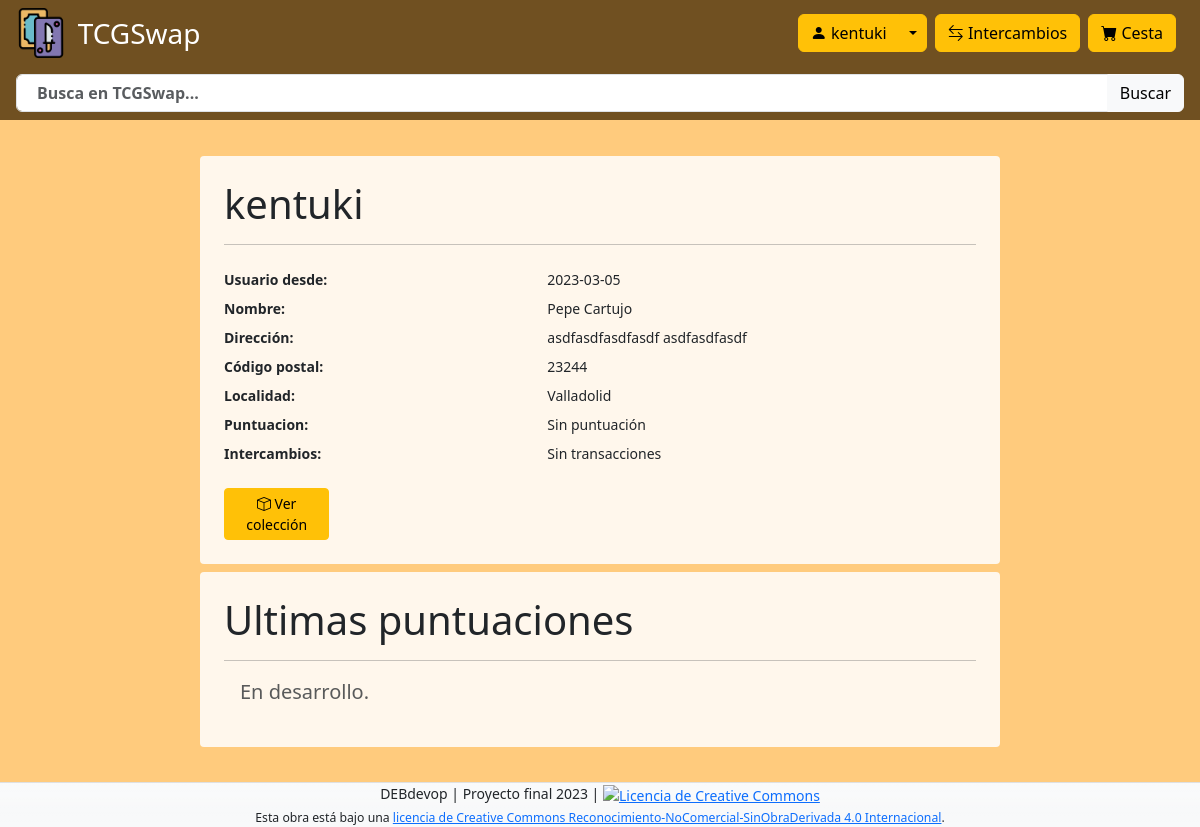
/Usuarios_c/perfil_publico/kentuki (signed in), run on the app's committed database.
### tables this page shows
CREATE TABLE `usuarios` (
  `id_usu` int(11) NOT NULL,
  `username` varchar(25) NOT NULL,
  `password` varchar(25) NOT NULL,
  `nombre` varchar(15) NOT NULL,
  `nombre_completo` varchar(50) NOT NULL,
  `direccion` varchar(50) NOT NULL,
  `localidad` varchar(15) NOT NULL,
  `codpostal` varchar(5) NOT NULL,
  `email` varchar(50) NOT NULL,
  `puntuacion` int(11) NOT NULL DEFAULT 0,
  `transacciones` int(11) NOT NULL DEFAULT 0,
  `disponible` tinyint(1) NOT NULL DEFAULT 1 COMMENT '1 si, 0 no',
  `fecha_creacion` date NOT NULL,
  `fecha_nac` date NOT NULL,
  `activo` tinyint(1) NOT NULL DEFAULT 0 COMMENT '1 Activo\r\n0 Inactivo',
  `token` varchar(255) NOT NULL
);

### app/controladores/Usuarios_c.php (called while the page is built, shortened)
<?php
class Usuarios_c extends Controller
{
    private $usuarios_m;
    public function __construct()
    {
        $this->usuarios_m = $this->load_model("Usuarios_m");
    }
    public function perfil_publico($datos)
    {
        if (!$datos[0]) {
            $this->load_view("errorPagina");
        } else {
            $usu = $datos[0];
            $datos['usuario'] = $this->usuarios_m->leerUsu($usu);
            if (!$datos['usuario']) {
                $this->load_view("errorPagina");
            } else {
                $contenido = "perfil_publico_v";
                $this->load_view($contenido, $datos);
            }
        }
    }
}

### index.php (called while the page is built, shortened)
<?php
$router = new Router();
$metodo = $router->getMethod();
$parametros = $router->getParams();
$micontrolador = new $controlador();
if (empty($parametros)) {
    $micontrolador->$metodo();
} else {
    $micontrolador->$metodo($parametros);
}

### app/modelos/Usuarios_m.php (called while the page is built, shortened)
<?php
class Usuarios_m extends Model
{
    public function leerUsu($usu){
        $cadSQL = "SELECT * FROM usuarios WHERE (username=:usu)";
        $this->consultar($cadSQL);
        $this->enlazar(":usu", $usu);
        $fila = $this->fila();
        return $fila;
    }
}

### app/vistas/perfil_publico_v.php (the view, shortened to what this page needs)
<main class="container-fluid min-vh-100" style="padding-top: 100px; padding-bottom: 80px">
    <div class="pt-3 pt-md-5">
        <div class="row justify-content-center">
            <div class="col-md-8 col-sm-8 container-gris p-4 m-2">
                <h1><?= $usuario['username'] ?></h1>
                <hr />
                <div class="row mt-3">
                    <div class="col-md-5 mt-2 col-6 fw-bold">Usuario desde:</div>
                    <div class="col-md-5 mt-2 col-6"><?= $usuario['fecha_creacion'] ?></div>
                    <div class="col-md-5 mt-2 col-6 fw-bold">Nombre:</div>
                    <div class="col-md-5 mt-2 col-6"><?= $usuario['nombre_completo'] ?></div>
                    <div class="col-md-5 mt-2 col-6 fw-bold">Dirección:</div>
                    <div class="col-md-5 mt-2 col-6"><?= $usuario['direccion'] ?></div>
                </div>
                <div class="row">
                    <div class="col-md-5 mt-2 col-6 fw-bold">Código postal:</div>
                    <div class="col-md-5 mt-2 col-6"><?= $usuario['codpostal'] ?></div>
                    <div class="col-md-5 mt-2 col-6 fw-bold">Localidad:</div>
                    <div class="col-md-5 mt-2 col-6"><?= $usuario['localidad'] ?></div>
                </div>
                <div class="row">
                    <div class="col-md-5 mt-2 col-6 fw-bold">Puntuacion:</div>
                    <div class="col-md-5 mt-2 col-6"><?php if ($usuario['puntuacion'] == NULL) echo "Sin puntuación";
                                                        else echo $usuario['puntuacion']; ?></div>
                    <div class="col-md-5 mt-2 col-6 fw-bold">Intercambios:</div>
                    <div class="col-md-5 mt-2 col-6"><?php if ($usuario['transacciones'] == NULL) echo "Sin transacciones";
                                                        else echo $usuario['transacciones']; ?></div>
                </div>
                <div class="row mt-4">
                    <div class="col-md-2 col-6">
                        <a href="<?= BASE_URL ?>Usuarios_c/coleccion/<?= $usuario['username'] ?>" class="btn btn-sm btn-warning">
                            <i class="bi bi-box"></i> Ver colección
                        </a>
                    </div>
                </div>
            </div>
            <div class="col-md-8 col-sm-8 container-gris p-4 mx-2">
                <h1>Ultimas puntuaciones</h1>
                <hr />
                <div class="table-responsive">
                <p class="text-muted fs-5 ps-3">En desarrollo.</p>
                </div>
            </div>
        </div>
    </div>
</main>

### app/vistas/css/style.css (style rules this page uses)
body { font-size: 14px; }
#login-logo, #fondo-color { background-color: #ffcb7d; }
.container-gris { background-color: rgba(255, 255, 255, 0.85); }
@media (min-width: 576px) { .container-gris { box-shadow: 0 2px 2px 0 rgb(0 0 0 /20%), 0 3px 1px -2px rgb(0 0 0 / 15%), 0 1px 5px 0 rgb(0, 0, 0 / 20%); border-radius: 0.25rem; } }

### data on the page
usuarios: username "kentuki", fecha_creacion "2023-03-05", nombre_completo "Pepe Cartujo", direccion "asdfasdfasdfasdf asdfasdfasdf", codpostal "23244", localidad "Valladolid"

### other printed values
$_SESSION['sesion']['username'] "kentuki"
